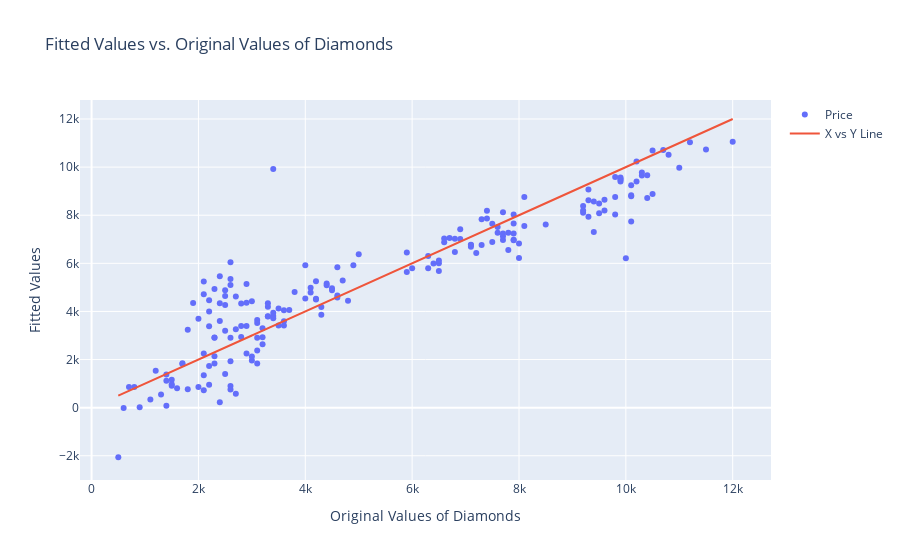

Notebook code cell kept with this figure:
### Code cell
fig.add_trace(go.Scatter(x=df["price"], y=df["fitted"], mode='markers', name='Price'))
fig.add_trace(go.Scatter(x=df["price"], y=df["price"], mode='lines', name='X vs Y Line'))

fig.update_layout(title="Fitted Values vs. Original Values of Diamonds",
                  xaxis_title="Original Values of Diamonds",
                  yaxis_title="Fitted Values")

fig.show()

### Figure 1 — Plotly figure (JSON) as saved in the notebook; plotly's stock layout.template omitted (floating-point values rounded to 4 significant figures; data arrays with more than 128 entries replaced by an {"elided": "..."} marker saying what was removed)
{"data": [{"mode": "markers", "name": "Price", "type": "scatter", "x": {"elided": "191 int values"}, "y": {"elided": "191 float values"}}, {"mode": "lines", "name": "X vs Y Line", "type": "scatter", "x": {"elided": "191 int values"}, "y": {"elided": "191 int values"}}], "layout": {"title": {"text": "Fitted Values vs. Original Values of Diamonds"}, "xaxis": {"title": {"text": "Original Values of Diamonds"}}, "yaxis": {"title": {"text": "Fitted Values"}}}}
